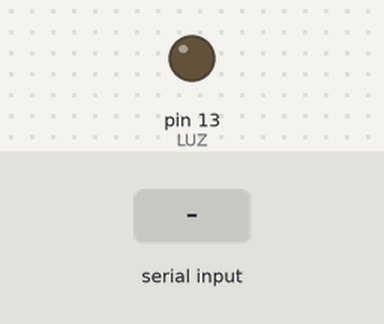
A sketch run on a simulated Arduino Uno, built with avr-gcc and run on an emulated ATmega328P. On the bench: output pins drawn as LEDs (lit = HIGH). The inputs (shaded band) are chosen by the test bench.

Above: at 1.2 s.
1.3 s: "L" received over Serial
At 2.2 s:
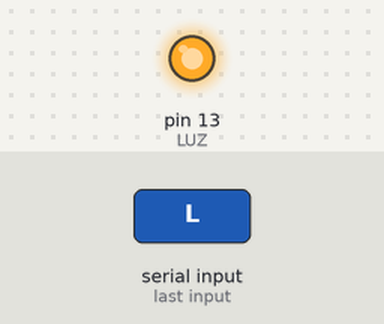
2.8 s: "l" received over Serial
At 3.3 s:
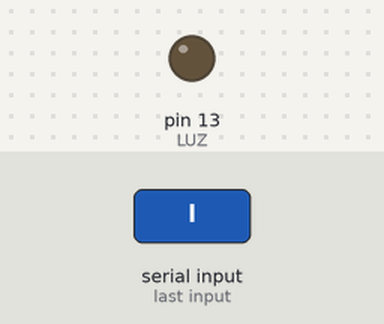
Timing chart, 0 to 5.8 s (numbered marks = the images above; inputs shaded):
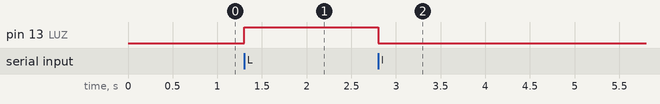

Measured:
- after the input at 1.3 s, pin 13 (LUZ): LOW → HIGH at once
- after the input at 2.8 s, pin 13 (LUZ): HIGH → LOW at once

The sketch:

logger_slave.ino
```cpp
#define LUZ 13
#define SENS  A0
#define DEF_DELAY 250

int _led_state_ = LOW;
int _horno_state_ = LOW;
int _delay_ = DEF_DELAY;
bool _running_ = false;

void setup() {
  // put your setup code here, to run once:
  Serial.begin(19200);
  pinMode(LUZ, OUTPUT);
  pinMode(A0, INPUT);
  digitalWrite(LUZ, _led_state_);
}

void loop() {
  // put your main code here, to run repeatedly:
  while(Serial.available()){
    char data = Serial.read();
    switch(data){
      case 'L':
        _led_state_ = HIGH;
        digitalWrite(LUZ, _led_state_);
        break;
      case 'l':
        _led_state_ = LOW;
        digitalWrite(LUZ, _led_state_);
        break;
      case 'H':
        _horno_state_ = HIGH;
        break;
      case 'h':
        _horno_state_ = LOW;
        break;
      case '+':
        _delay_ = _delay_ > 50 ? _delay_- 10 : _delay_;
        break;
      case '-':
        _delay_ = _delay_ < 1000 ? _delay_+ 10 : _delay_;
        break;
      case 'S':
        _running_ = true;
        break;
      case 's':
        _running_ = false;
        break;
    }
  }
  if(_running_){
    Serial.print((float)(millis())/1000.0);
    Serial.print("\t");
    Serial.print(_delay_);
    Serial.print("\t");
    Serial.print(_led_state_ ? "L1\t" : "L0\t");
    Serial.print(_horno_state_ ? "H1\t" : "H0\t");
    Serial.println(analogRead(A0));
    delay(_delay_);
  }
}
```
